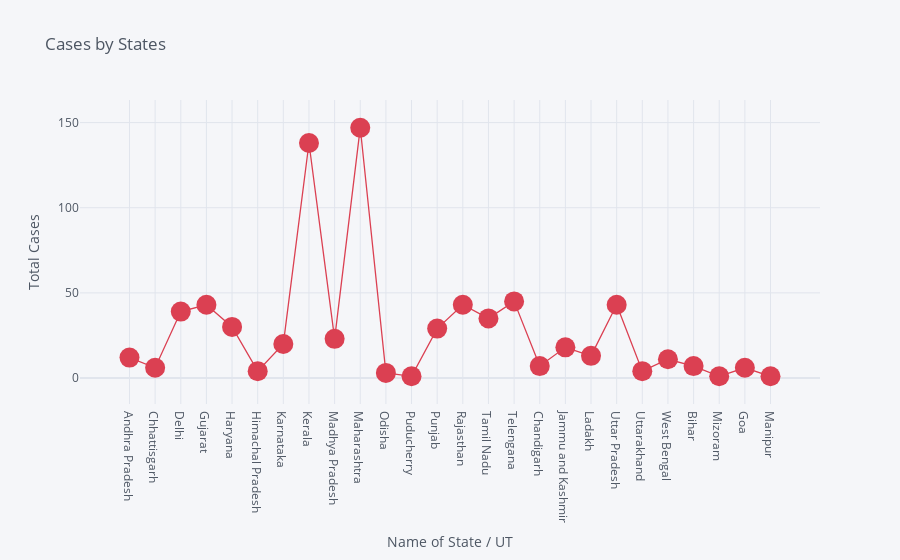

This figure's notebook cell:
### Code cell
df.iplot(kind = 'scatter', x = 'Name of State / UT' , y = 'Total Cases' , mode ='markers+lines' ,  title = 'Cases by States' , xTitle = 'Name of State / UT' , yTitle = 'Total Cases' , size = 20 , colors = 'red' )

### Figure 1 — Plotly figure (JSON) as saved in the notebook; plotly's stock layout.template omitted (floating-point values rounded to 4 significant figures)
{"data": [{"line": {"color": "rgba(219, 64, 82, 1.0)", "dash": "solid", "shape": "linear", "width": 1.3}, "marker": {"size": 20, "symbol": "circle"}, "mode": "markers+lines", "name": "Total Cases", "text": "", "type": "scatter", "x": ["Andhra Pradesh", "Chhattisgarh", "Delhi", "Gujarat", "Haryana", "Himachal Pradesh", "Karnataka", "Kerala", "Madhya Pradesh", "Maharashtra", "Odisha", "Puducherry", "Punjab", "Rajasthan", "Tamil Nadu", "Telengana", "Chandigarh", "Jammu and Kashmir", "Ladakh", "Uttar Pradesh", "Uttarakhand", "West Bengal", "Bihar", "Mizoram", "Goa", "Manipur"], "y": [12, 6, 39, 43, 30, 4, 20, 138, 23, 147, 3, 1, 29, 43, 35, 45, 7, 18, 13, 43, 4, 11, 7, 1, 6, 1]}], "layout": {"legend": {"bgcolor": "#F5F6F9", "font": {"color": "#4D5663"}}, "paper_bgcolor": "#F5F6F9", "plot_bgcolor": "#F5F6F9", "title": {"font": {"color": "#4D5663"}, "text": "Cases by States"}, "xaxis": {"gridcolor": "#E1E5ED", "showgrid": true, "tickfont": {"color": "#4D5663"}, "title": {"font": {"color": "#4D5663"}, "text": "Name of State / UT"}, "zerolinecolor": "#E1E5ED"}, "yaxis": {"gridcolor": "#E1E5ED", "showgrid": true, "tickfont": {"color": "#4D5663"}, "title": {"font": {"color": "#4D5663"}, "text": "Total Cases"}, "zerolinecolor": "#E1E5ED"}}}
